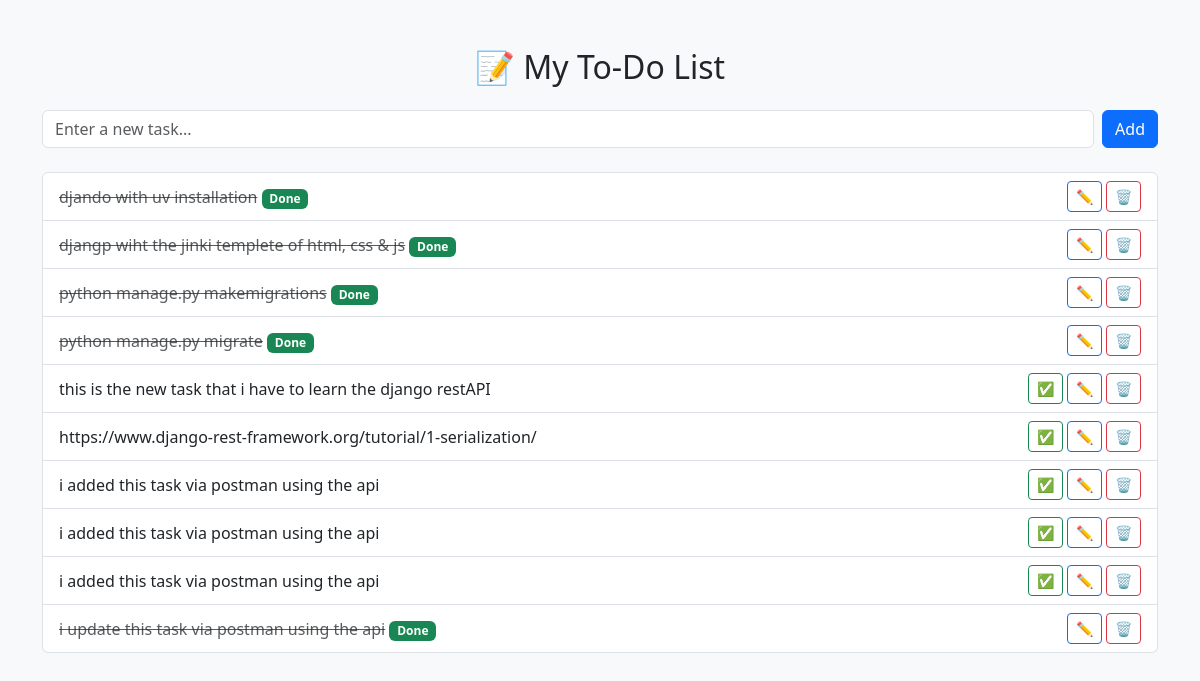
/tasks/, run on an earlier commit of the app's database.
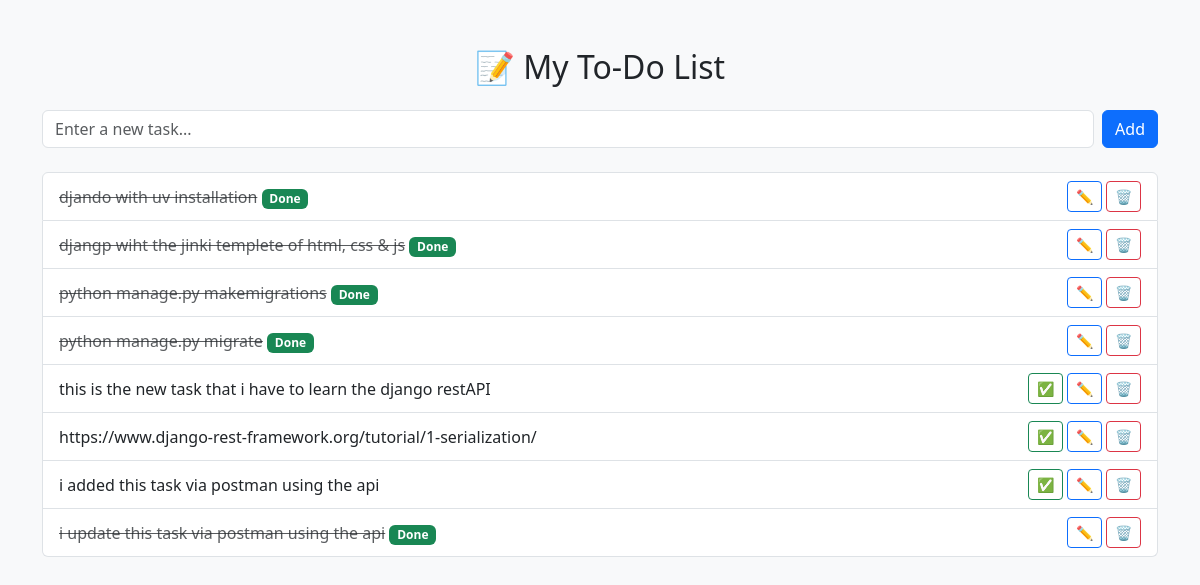
And on a later commit of the database.
### todo/models.py (models this page shows, shortened)
class Task(models.Model):
    title = models.CharField(max_length=200)
    completed = models.BooleanField(default=False)

### todo/views.py (the view)
# urls.py: path('', views.task_list, name='task_list'),
def task_list(request):
    if request.method == 'POST':
        title = request.POST.get('title')
        if title:
            Task.objects.create(title=title)
        return redirect('task_list')
    tasks = Task.objects.all()
    return render(request, 'todo/task_list.html', {'tasks':tasks})

### todo/templates/todo/task_list.html (shortened to what this page needs)
<!DOCTYPE html>
<html>
<head>
    <link href="https://cdn.jsdelivr.net/npm/bootstrap@5.3.3/dist/css/bootstrap.min.css" rel="stylesheet">
</head>
<body class="bg-light">
    <div class="container mt-5">
        <h2 class="mb-4 text-center">📝 My To-Do List</h2>
        <form method="POST" class="d-flex gap-2 mb-4">
            <input type="text" name="title" class="form-control" placeholder="Enter a new task..." required>
            <button type="submit" class="btn btn-primary">Add</button>
        </form>
        <ul class="list-group">
            {% for task in tasks %}
            <li class="list-group-item d-flex justify-content-between align-items-center">
                <div>
                    {% if task.completed %}
                    <s class="text-muted">{{ task.title }}</s>
                    <span class="badge bg-success">Done</span>
                    {% else %}
                    {{ task.title }}
                    {% endif %}
                </div>
                <div>
                    {% if not task.completed %}
                    <a href="{% url 'complete_task' task.id %}" class="btn btn-sm btn-outline-success">✅</a>
                    {% endif %}
                    <a href="{% url 'edit_task' task.id %}" class="btn btn-sm btn-outline-primary">✏️</a>
                    <a href="{% url 'delete_task' task.id %}" class="btn btn-sm btn-outline-danger">🗑️</a>
                </div>
            </li>
            {% empty %}
            <li class="list-group-item text-center">No tasks yet! Add some above 👆</li>
            {% endfor %}
        </ul>
    </div>
</body>
</html>

What changed in the data, as far as the page shows it:
removed Task: title "i added this task via postman using the api"
removed Task: title "i added this task via postman using the api"
